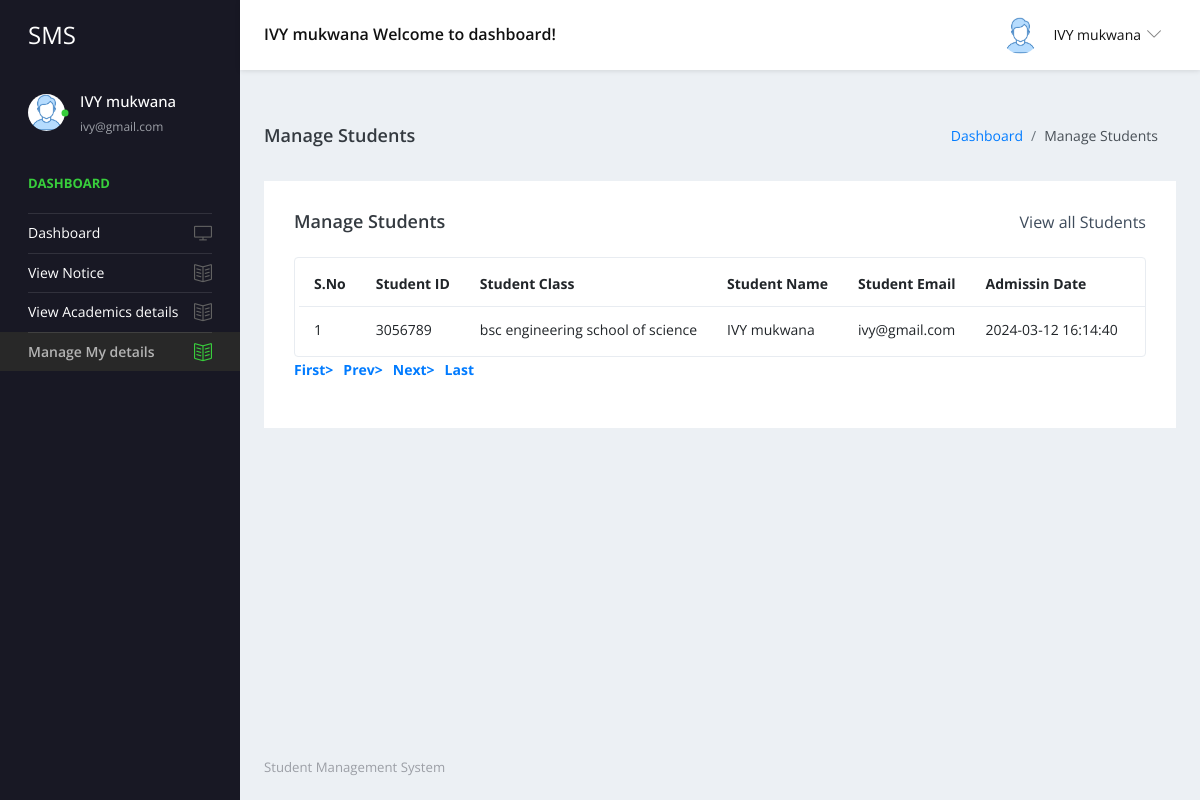
/user/managemydetails.php (signed in), run on the app's committed database.
### tables this page shows
CREATE TABLE `tblstudent` (
  `ID` int(10) NOT NULL,
  `StudentName` varchar(200) DEFAULT NULL,
  `StudentEmail` varchar(200) DEFAULT NULL,
  `StudentClass` varchar(100) DEFAULT NULL,
  `Gender` varchar(50) DEFAULT NULL,
  `DOB` date DEFAULT NULL,
  `StuID` varchar(200) DEFAULT NULL,
  `FatherName` mediumtext DEFAULT NULL,
  `MotherName` mediumtext DEFAULT NULL,
  `ContactNumber` bigint(10) DEFAULT NULL,
  `AltenateNumber` bigint(10) DEFAULT NULL,
  `Address` mediumtext DEFAULT NULL,
  `UserName` varchar(200) DEFAULT NULL,
  `Password` varchar(200) DEFAULT NULL,
  `Image` varchar(200) DEFAULT NULL,
  `DateofAdmission` timestamp NULL DEFAULT current_timestamp()
);

CREATE TABLE `tblclass` (
  `ID` int(5) NOT NULL,
  `ClassName` varchar(50) DEFAULT NULL,
  `Section` varchar(20) DEFAULT NULL,
  `CreationDate` timestamp NULL DEFAULT current_timestamp()
);

### user/managemydetails.php (the view, shortened to what this page needs)
<?php
include('includes/dbconnection.php');
if (strlen($_SESSION['sturecmsstuid']==0)) {
  header('location:logout.php');
  } else{
?>
<!DOCTYPE html>
<html lang="en">
  <head>
    <link rel="stylesheet" href="vendors/simple-line-icons/css/simple-line-icons.css">
    <link rel="stylesheet" href="vendors/flag-icon-css/css/flag-icon.min.css">
    <link rel="stylesheet" href="vendors/css/vendor.bundle.base.css">
    <link rel="stylesheet" href="./vendors/daterangepicker/daterangepicker.css">
    <link rel="stylesheet" href="./vendors/chartist/chartist.min.css">
    <link rel="stylesheet" href="./css/style.css">
  </head>
  <body>
    <div class="container-scroller">
     <?php include_once('includes/header.php');?>
      <div class="container-fluid page-body-wrapper">
        <?php include_once('includes/sidebar.php');?>
        <div class="main-panel">
          <div class="content-wrapper">
             <div class="page-header">
              <h3 class="page-title"> Manage Students </h3>
              <nav aria-label="breadcrumb">
                <ol class="breadcrumb">
                  <li class="breadcrumb-item"><a href="dashboard.php">Dashboard</a></li>
                  <li class="breadcrumb-item active" aria-current="page"> Manage Students</li>
                </ol>
              </nav>
            </div>
            <div class="row">
              <div class="col-md-12 grid-margin stretch-card">
                <div class="card">
                  <div class="card-body">
                    <div class="d-sm-flex align-items-center mb-4">
                      <h4 class="card-title mb-sm-0">Manage Students</h4>
                      <a href="#" class="text-dark ml-auto mb-3 mb-sm-0"> View all Students</a>
                    </div>
                    <div class="table-responsive border rounded p-1">
                      <table class="table">
                        <thead>
                          <tr>
                            <th class="font-weight-bold">S.No</th>
                            <th class="font-weight-bold">Student ID</th>
                            <th class="font-weight-bold">Student Class</th>
                            <th class="font-weight-bold">Student Name</th>
                            <th class="font-weight-bold">Student Email</th>
                            <th class="font-weight-bold">Admissin Date</th>
                            <th class="font-weight-bold">Action</th>
                          </tr>
                        </thead>
                        <tbody>
                           <?php
                            if (isset($_GET['pageno'])) {
            $pageno = $_GET['pageno'];
        } else {
            $pageno = 1;
        }
        $no_of_records_per_page = 15;
        $offset = ($pageno-1) * $no_of_records_per_page;
       $ret = "SELECT ID FROM tblstudent";
$query1 = $dbh -> prepare($ret);
$query1->execute();
$total_rows=$query1->rowCount();
$total_pages = ceil($total_rows / $no_of_records_per_page);
$sql="SELECT tblstudent.StuID,tblstudent.ID as sid,tblstudent.StudentName,tblstudent.StudentEmail,tblstudent.DateofAdmission,tblclass.ClassName,tblclass.Section from tblstudent join tblclass on tblclass.ID=tblstudent.StudentClass LIMIT $offset, $no_of_records_per_page";
$query = $dbh -> prepare($sql);
$query->execute();
$results=$query->fetchAll(PDO::FETCH_OBJ);
$cnt=1;
if($query->rowCount() > 0)
{
foreach($results as $row)
{               ?>
                          <tr>
                            <td><?php echo htmlentities($cnt);?></td>
                            <td><?php  echo htmlentities($row->StuID);?></td>
                            <td><?php  echo htmlentities($row->ClassName);?> <?php  echo htmlentities($row->Section);?></td>
                            <td><?php  echo htmlentities($row->StudentName);?></td>
                            <td><?php  echo htmlentities($row->StudentEmail);?></td>
                            <td><?php  echo htmlentities($row->DateofAdmission);?></td>
                            <td>
                            </td>
                          </tr><?php $cnt=$cnt+1;}} ?>
                        </tbody>
                      </table>
                    </div>
                    <div align="left">
    <ul class="pagination" >
        <li><a href="?pageno=1"><strong>First></strong></a></li>
        <li class="<?php if($pageno <= 1){ echo 'disabled'; } ?>">
            <a href="<?php if($pageno <= 1){ echo '#'; } else { echo "?pageno=".($pageno - 1); } ?>"><strong style="padding-left: 10px">Prev></strong></a>
        </li>
        <li class="<?php if($pageno >= $total_pages){ echo 'disabled'; } ?>">
            <a href="<?php if($pageno >= $total_pages){ echo '#'; } else { echo "?pageno=".($pageno + 1); } ?>"><strong style="padding-left: 10px">Next></strong></a>
        </li>
        <li><a href="?pageno=<?php echo $total_pages; ?>"><strong style="padding-left: 10px">Last</strong></a></li>
    </ul>
</div>
                  </div>
                </div>
              </div>
            </div>
          </div>
         <?php include_once('includes/footer.php');?>
        </div>
      </div>
    </div>
  </body>
</html><?php }  ?>

### user/includes/header.php (shortened to what this page needs)
 <nav class="navbar default-layout-navbar col-lg-12 col-12 p-0 fixed-top d-flex flex-row">
        <div class="navbar-brand-wrapper d-flex align-items-center">
          <a class="navbar-brand brand-logo" href="dashboard.php">
            <strong style="color: white;">SMS</strong>
          </a>
        </div>
        <?php
         $uid= $_SESSION['sturecmsuid'];
$sql="SELECT * from tblstudent where ID=:uid";
$query = $dbh -> prepare($sql);
$query->bindParam(':uid',$uid,PDO::PARAM_STR);
$query->execute();
$results=$query->fetchAll(PDO::FETCH_OBJ);
$cnt=1;
if($query->rowCount() > 0)
{
foreach($results as $row)
{               ?>
        <div class="navbar-menu-wrapper d-flex align-items-center flex-grow-1">
          <h5 class="mb-0 font-weight-medium d-none d-lg-flex"><?php  echo htmlentities($row->StudentName);?> Welcome to dashboard!</h5>
          <ul class="navbar-nav navbar-nav-right ml-auto">
            <li class="nav-item dropdown d-none d-xl-inline-flex user-dropdown">
              <a class="nav-link dropdown-toggle" id="UserDropdown" href="#" data-toggle="dropdown" aria-expanded="false">
                <img class="img-xs rounded-circle ml-2" src="images/faces/face8.jpg" alt="Profile image"> <span class="font-weight-normal"> <?php  echo htmlentities($row->StudentName);?> </span></a>
                  <p class="font-weight-light text-muted mb-0"><?php  echo htmlentities($row->StudentEmail);?></p><?php $cnt=$cnt+1;}} ?>
            </li>
          </ul>
        </div>
      </nav>

### user/includes/sidebar.php
<nav class="sidebar sidebar-offcanvas" id="sidebar">
          <ul class="nav">
            <li class="nav-item nav-profile">
              <a href="#" class="nav-link">
                <div class="profile-image">
                  <img class="img-xs rounded-circle" src="images/faces/face8.jpg" alt="profile image">
                  <div class="dot-indicator bg-success"></div>
                </div>
                <div class="text-wrapper">
                  <?php
         $uid= $_SESSION['sturecmsuid'];
$sql="SELECT * from tblstudent where ID=:uid";
$query = $dbh -> prepare($sql);
$query->bindParam(':uid',$uid,PDO::PARAM_STR);
$query->execute();
$results=$query->fetchAll(PDO::FETCH_OBJ);
$cnt=1;
if($query->rowCount() > 0)
{
foreach($results as $row)
{               ?>
                  <p class="profile-name"><?php  echo htmlentities($row->StudentName);?></p>
                  <p class="designation"><?php  echo htmlentities($row->StudentEmail);?></p><?php $cnt=$cnt+1;}} ?>
                </div>
              </a>
            </li>
            <li class="nav-item nav-category">
              <span class="nav-link">Dashboard</span>
            </li>
            <li class="nav-item">
              <a class="nav-link" href="dashboard.php">
                <span class="menu-title">Dashboard</span>
                <i class="icon-screen-desktop menu-icon"></i>
              </a>
            </li>
            <li class="nav-item">
              <a class="nav-link" href="view-notice.php">
                <span class="menu-title">View Notice</span>
                <i class="icon-book-open menu-icon"></i>
              </a>
            </li>
            <li class="nav-item">
              <a class="nav-link" href="academics.php">
                <span class="menu-title">View Academics details</span>
                <i class="icon-book-open menu-icon"></i>
              </a>
            </li>
            <li class="nav-item">
              <a class="nav-link" href="managemydetails.php">
                <span class="menu-title">Manage My  details</span>
                <i class="icon-book-open menu-icon"></i>
              </a>
            </li>
          </ul>
        </nav>

### data on the page
tblstudent: StudentName "IVY mukwana", StudentEmail "ivy@gmail.com", StuID "3056789", tblclass.ClassName "bsc engineering", tblclass.Section "school of science", DateofAdmission "2024-03-12 16:14:40"
